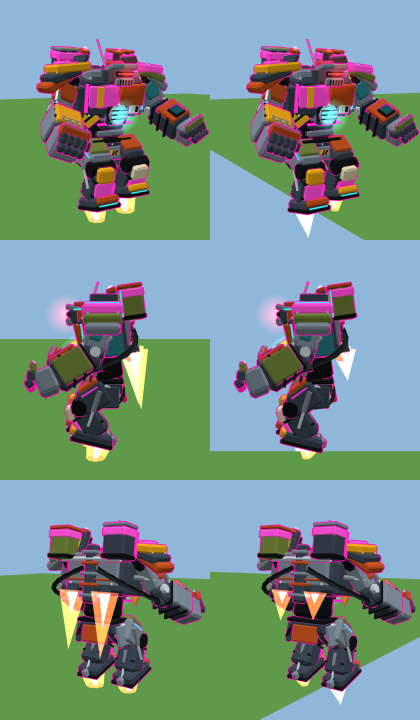
#> input picture pr-media/rig_jets.jpg, 840 x 1440 px (shown at 1/2 size)
$ python sheet.py ../../../../pr-media/rig_firstperson_potato.jpg ../../../../pr-media/rig_jets.jpg ../../../../pr-media/rig_jets.jpg ../../../../pr-media/rig_jets.jpg ../../../../pr-media/rig_jets.jpg
#> lines starting #> are read from the running program, lines starting #| are printed output that depends on the picture
# VFX practice loop: one category's review sheet from the rig's two photos (mid-grey and near-black wall; in each, the
# pack's row on top and ours below, the six ages left to right). A third-size copy beside each shows how it reads far off.
#   py sheet.py <out.jpg> "<title>" <grey.jpg> <dark.jpg> [ages comma list]
import sys
from PIL import Image, ImageDraw, ImageFont

out, title, grey, dark = sys.argv[1:5]
ages = (sys.argv[5] if len(sys.argv) > 5 else '0.05,0.1,0.2,0.35,0.6,1.0').split(',')
W = 1100
f = ImageFont.truetype('arialbd.ttf', 17)
fs = ImageFont.truetype('arial.ttf', 13)


def fit(p):
#> called with p = '../../../../pr-media/rig_jets.jpg'
    im = Image.open(p).convert('RGB')
#> im is the input picture: PIL image 840x1440 RGB; mean R, G, B 119.5, 143.7, 136.2
    return im.resize((W, int(im.height * W / im.width)), Image.LANCZOS)
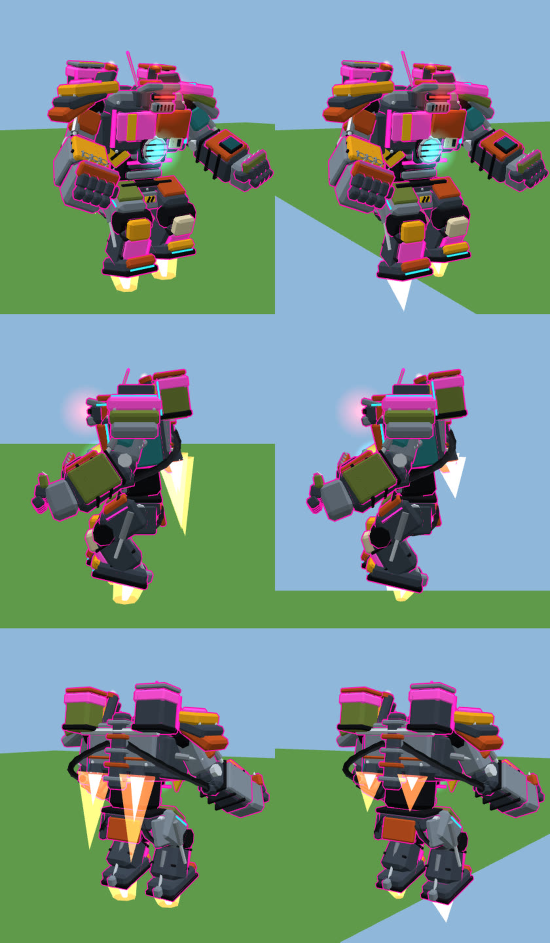
#> returned value: PIL image 1100x1885 RGB (shown at 1/2 size); mean R, G, B 119.5, 143.7, 136.2


g, d = fit(grey), fit(dark)
far_w = W // 3
gf = g.resize((far_w, g.height // 3), Image.LANCZOS)
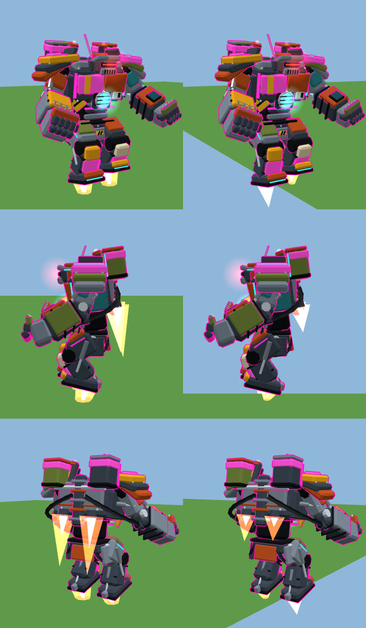
#> gf: PIL image 366x628 RGB; mean R, G, B 119.4, 143.6, 136.2
df = d.resize((far_w, d.height // 3), Image.LANCZOS)
H = 40 + g.height + 26 + d.height + 10
#> H = 3846
sheet = Image.new('RGB', (W + far_w + 20, H), (24, 24, 28))
dr = ImageDraw.Draw(sheet)
dr.text((10, 10), title, fill=(235, 235, 235), font=f)
y = 40
for im, sm, name in ((g, gf, 'mid-grey'), (d, df, 'near-black')):
    sheet.paste(im, (0, y))
    sheet.paste(sm, (W + 20, y + (im.height - sm.height) // 2))
    dr.text((W + 20, y + (im.height - sm.height) // 2 - 18), 'same, a third the size (far off)', fill=(200, 200, 200), font=fs)
    for k, a in enumerate(ages):
        x = int((k + 0.5) / len(ages) * W)
        dr.text((x - 14, y + 4), a + ' s', fill=(255, 230, 120), font=fs)
    dr.text((8, y + im.height * 0.22 - 8), 'PACK', fill=(255, 230, 120), font=f)
    dr.text((8, y + im.height * 0.72 - 8), 'OURS', fill=(140, 220, 255), font=f)
    dr.text((W - 120, y + 4), name, fill=(200, 200, 200), font=fs)
    y += im.height + 26
#> this loop made 2 passes
#> (name, y) on passes 1 to 2: ('mid-grey', 1951), ('near-black', 3862)
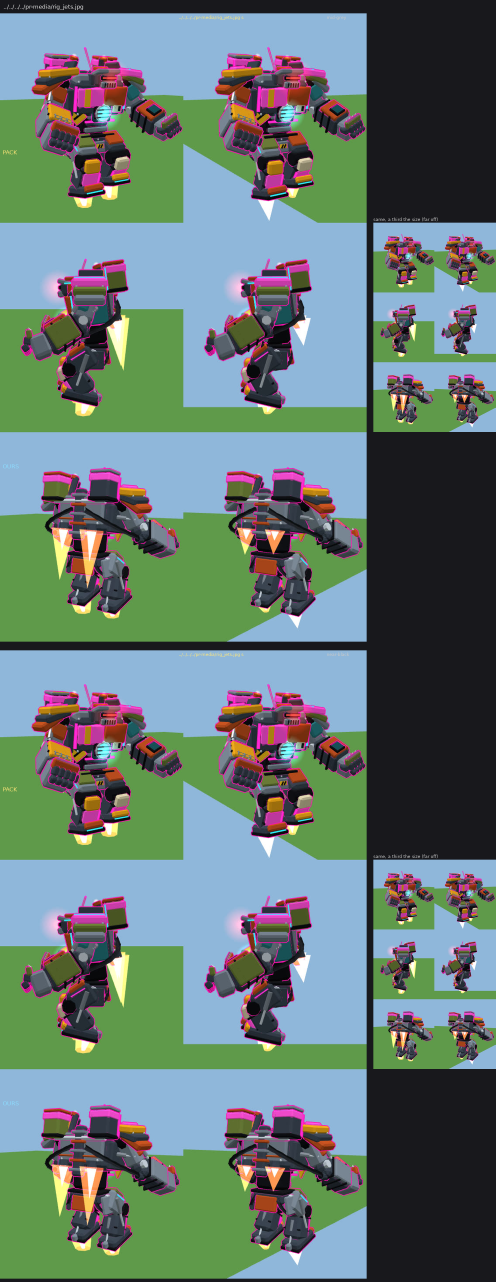
#> sheet: PIL image 1486x3846 RGB (shown at 1/3 size); mean R, G, B 101, 120.5, 115.3
#> after the loop, y = 3862
sheet.save(out, quality=86)
print(out, sheet.size)
#| ../../../../pr-media/rig_firstperson_potato.jpg (1486, 3846)

$ run again, on pr-media/rig_poses.jpg
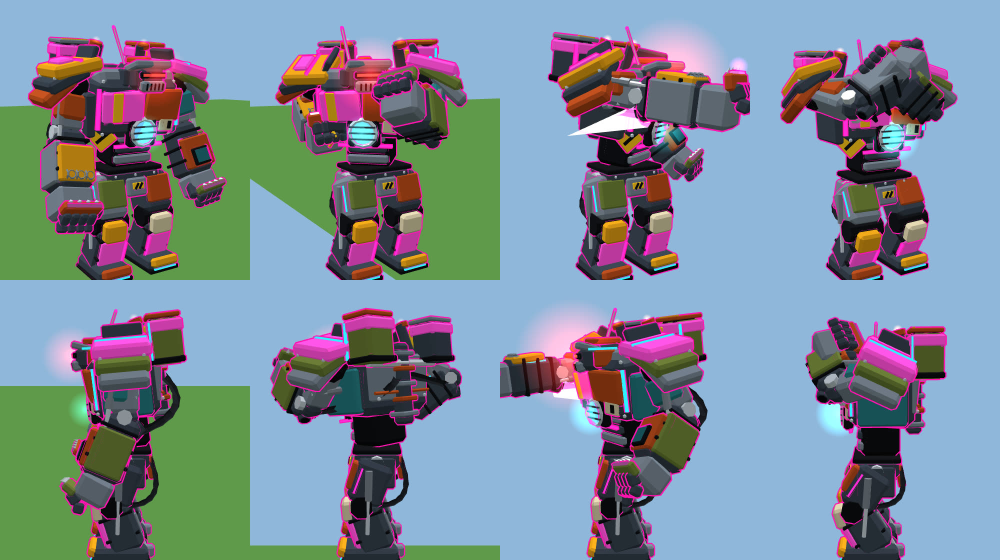
#> input picture pr-media/rig_poses.jpg, 2000 x 1120 px (shown at 1/2 size)
#> in fit, im is the input picture: PIL image 2000x1120 RGB; mean R, G, B 124, 137.9, 150.4
#> `gf = g.resize((far_w, g.height // 3), Image.LANCZOS)`:
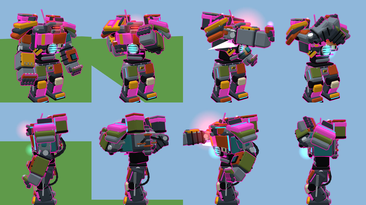
#> gf: PIL image 366x205 RGB; mean R, G, B 124, 137.9, 150.4
#> the loop `for im, sm, name in ((g, gf, 'mid-grey'), (d, df, 'near-black')):` made 2 passes
#> (name, y) on passes 1 to 2: ('mid-grey', 682), ('near-black', 1324)
#> after the loop `for im, sm, name in ((g, gf, 'mid-grey'), (d, df, 'near-black')):`:
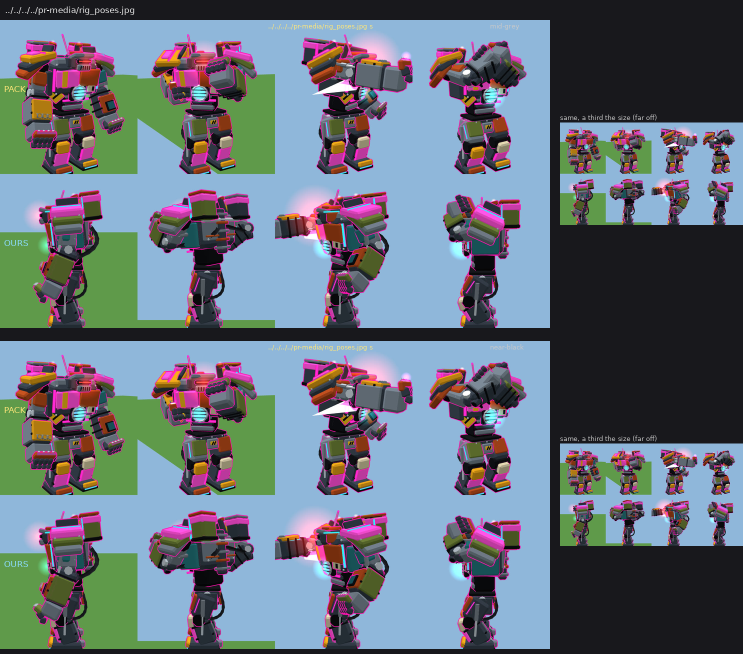
#> sheet: PIL image 1486x1308 RGB (shown at 1/2 size); mean R, G, B 101.7, 112.4, 123
#> after the loop `for im, sm, name in ((g, gf, 'mid-grey'), (d, df, 'near-black')):`: y = 1324
#| ../../../../pr-media/rig_poses.jpg (1486, 1308)
